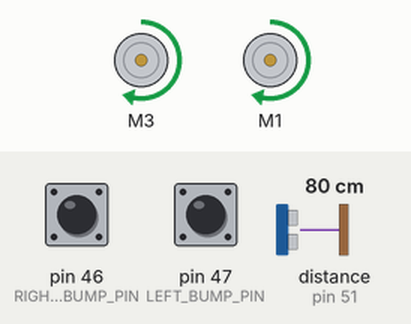
Bench run of a sketch on a simulated Arduino Mega 2560, built with avr-gcc and run on an emulated ATmega2560. On the bench: 2 × DC motor (green arrow = forward, orange = backward, longer = faster). Inputs (shaded band) come from the test bench; at power-on: pin 46 (RIGHT_BUMP_PIN) HIGH, pin 47 (LEFT_BUMP_PIN) HIGH, distance to the obstacle (sensor on pin 51) 80 cm. The echo pulse lasts 58.3 µs per cm.

Above: at 3.2 s.
3.3 s: pin 46 (RIGHT_BUMP_PIN) pulled LOW for 0.15 s
At 4.5 s:
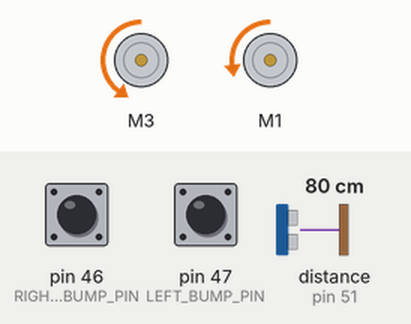
6.4 s: pin 47 (LEFT_BUMP_PIN) pulled LOW for 3.2 s
At 7.0 s:
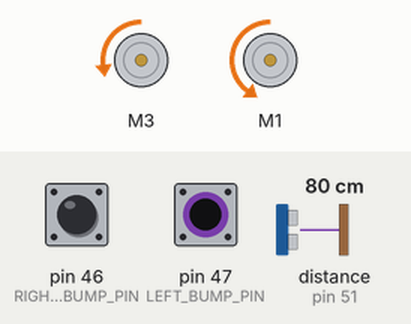
11.9 s: pin 47 (LEFT_BUMP_PIN) pulled LOW for 0.15 s
At 14.2 s:
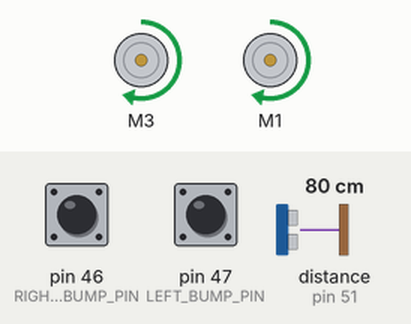
15.0 s: pin 47 (LEFT_BUMP_PIN) pulled LOW for 1 s
At 15.7 s:
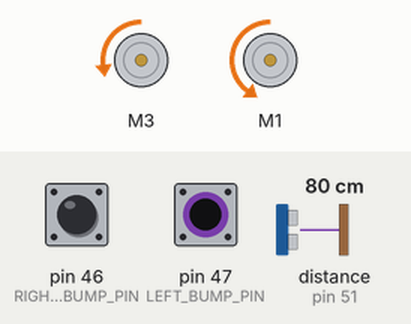
Timing chart, 0 to 18.5 s (numbered marks = the images above; inputs shaded):
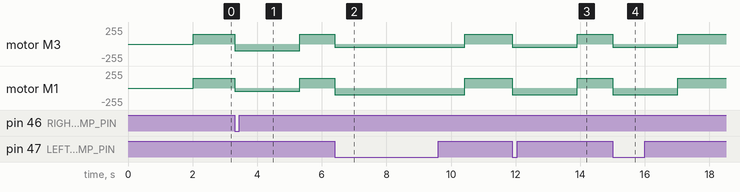

The sketch:

B3_SonicV2_tom.ino
```cpp
/* B3_Bump.ino

   Drive the TWO-WHEELED Bread Board Bot (BBbot, B^3)
   forward.  When a whisker bump sensor on either side hits something,
   back up and turn slightly away from that direction and resume
   forward path.

   Arduino: Arduino Mega 256 v3 Clone
   Motor Shield: Adafruit assembled Motor Shield for Arduino v2
   ---->  http://www.adafruit.com/products/1438

   Programmer: Dave Eslinger; June 12, 2015
   Revisions:
*/
#include <Wire.h>
#include <Adafruit_MotorShield.h>
#include <math.h>
#include <breadboardbot.h>
#include <NewPing.h>

// Create the motor shield object with the default I2C address
Adafruit_MotorShield AFMS = Adafruit_MotorShield();

// Define Constants

const byte LEFT_BUMP_PIN = 47;    // Define DIGITAL Pins for left
const byte RIGHT_BUMP_PIN = 46;   // and right bump sensors
const byte SONIC_TRIGGER_PIN = 50;
const byte SONIC_ECHO_PIN = 51;

const byte FORWARD_SPEED = 150;   // Define normal speeds
const byte BACKWARD_SPEED = 100;  // and backup/turn speed
const int  TURN_DURATION = 2000;   // Turn length in milliseconds

// Define 'ports' for motors.
const byte LEFT_MOTOR_PORT = 3;
const byte RIGHT_MOTOR_PORT = 1;
// Create pointers to motor control objects
Adafruit_DCMotor *motorLeft = AFMS.getMotor(LEFT_MOTOR_PORT);
Adafruit_DCMotor *motorRight = AFMS.getMotor(RIGHT_MOTOR_PORT);

NewPing sonic(SONIC_TRIGGER_PIN, SONIC_ECHO_PIN, 500);


void setup() {
  AFMS.begin();  // create with the default frequency 1.6KHz
  // Turn off all motors to start, just a good habit
  motorLeft->run(RELEASE);
  motorRight->run(RELEASE);
  Serial.begin(9600);  //Begin serial communcation

  /*Set up Bump Pins with Arduino internal pullup resistors
    This will make them always high unless a bump switch is hit,
    which will make a connection to ground and they will read low. */
  pinMode(LEFT_BUMP_PIN, INPUT_PULLUP);
  pinMode(RIGHT_BUMP_PIN, INPUT_PULLUP);

  delay(2000);  // Two second delay to get the robot ready
}

void loop() {
  /*  Assuming no switches closed initially.  Drive forward: */
  motorLeft->setSpeed(FORWARD_SPEED);
  motorRight->setSpeed(FORWARD_SPEED);
  while (digitalRead(LEFT_BUMP_PIN) && digitalRead(RIGHT_BUMP_PIN) && Distance_inches(sonic.ping()) > 10) {
    motorLeft->run(FORWARD);
    motorRight->run(FORWARD);
  }

  /* If you got here, one of the bump switches was closed */

  /* First check the LEFT sensor: */
  if (! digitalRead(LEFT_BUMP_PIN)) { // the LEFT side switch was bumped
    motorLeft->setSpeed(BACKWARD_SPEED / 2); // Slowly back up and turn to right
    motorRight->setSpeed(BACKWARD_SPEED);
    motorLeft->run(BACKWARD);
    motorRight->run(BACKWARD);
    delay(TURN_DURATION);                  // for specified duration
    motorLeft->run(RELEASE);               // Then stop power to the motors
    motorRight->run(RELEASE);              // and move to next section of code
  }

  /* Then check the right sensor: */
  if (! digitalRead(RIGHT_BUMP_PIN)) { // the RIGHT side switch was bumped
    motorLeft->setSpeed(BACKWARD_SPEED); // Slowly back up and turn to left
    motorRight->setSpeed(BACKWARD_SPEED / 2);
    motorLeft->run(BACKWARD);
    motorRight->run(BACKWARD);
    delay(TURN_DURATION);                 // for specified duration
    motorLeft->run(RELEASE);               // Then stop power to the motors
    motorRight->run(RELEASE);              // and move to next section of code
  }

  if(Distance_inches(sonic.ping()) < 10){
    motorLeft->run(RELEASE);   // So stop power to the motors
    motorRight->run(RELEASE);  // and move to next section of code
  }

   /*That is all!  Now go back to the beginning of the loop and
    drive straight ahead until somehting is bumped. */
}
```

Measured:
- after the input at 3.3 s, motor M3: forward 150/255 → backward 100/255 at once, → forward 150/255 2.0 s later; motor M1: forward 150/255 → backward 50/255 at once, → forward 150/255 2.0 s later
- after the input at 6.4 s, motor M3: forward 150/255 → backward 50/255 at once, → forward 150/255 4.0 s later; motor M1: forward 150/255 → backward 100/255 at once, → forward 150/255 4.0 s later
- after the input at 11.9 s, motor M3: forward 150/255 → backward 50/255 at once, → forward 150/255 2.0 s later; motor M1: forward 150/255 → backward 100/255 at once, → forward 150/255 2.0 s later
- after the input at 15.0 s, motor M3: forward 150/255 → backward 50/255 at once, → forward 150/255 2.0 s later; motor M1: forward 150/255 → backward 100/255 at once, → forward 150/255 2.0 s later
